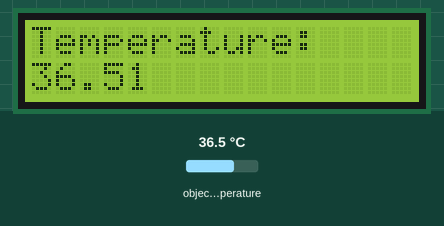
Recording of a sketch running on a simulated Arduino Uno, built with avr-gcc and run on an emulated ATmega328P. On the bench: 16×2 character LCD. The inputs (shaded band) are chosen by the test bench; at power-on: object temperature 36.5 °C. What the sketch prints to the serial monitor is not drawn.

Above: at 1.2 s.
1.3 s: object temperature set to 20 °C
At 3.2 s:
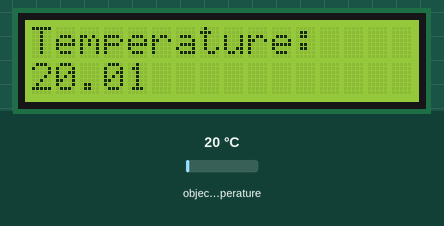
3.5 s: object temperature set to 26 °C
At 5.3 s:
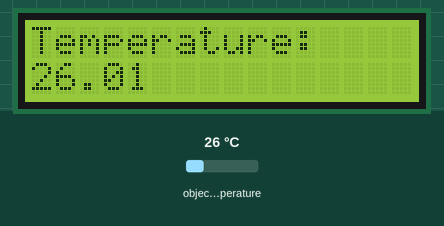
5.6 s: object temperature set to 32 °C
At 7.5 s:
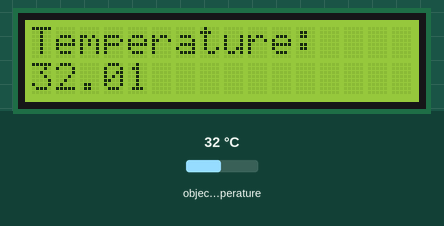
Timing chart, 0 to 9.0 s (numbered marks = the images above; inputs shaded):
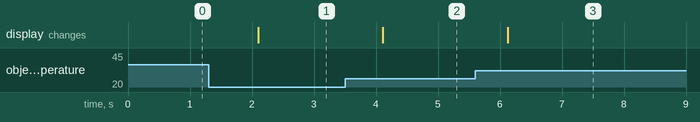

Measured:
- after the input at 1.3 s, the display: changes after 0.80 s (image 1)
- after the input at 3.5 s, the display: changes after 0.61 s (image 2)
- after the input at 5.6 s, the display: changes after 0.53 s (image 3)

The sketch:

mlx_lcd.ino
```cpp
#include <Wire.h>
#include <Adafruit_MLX90614.h>
#include <LiquidCrystal_I2C.h>

Adafruit_MLX90614 mlx = Adafruit_MLX90614();
LiquidCrystal_I2C lcd(0x3F, 16, 2);

void setup() {
  Serial.begin(9600);
  mlx.begin(); // Initialize MLX90614
  lcd.begin(); // Initialize LCD
  lcd.backlight(); // Turn on backlight
  lcd.setCursor(0,0);
  lcd.print("Temperature:");
}

void loop() {
  float tempC = mlx.readObjectTempC(); // Read object temperature in Celsius
  lcd.setCursor(0, 1); // Set cursor to second line
  lcd.print(tempC);
  // lcd.print("hellao");
  Serial.print(tempC);
  Serial.print(" C  ");
  int tra=(tempC * 1.8 + 32);
    Serial.print(tra);
    Serial.println(" F");
  delay(1000); // Update temperature every second
}
```
